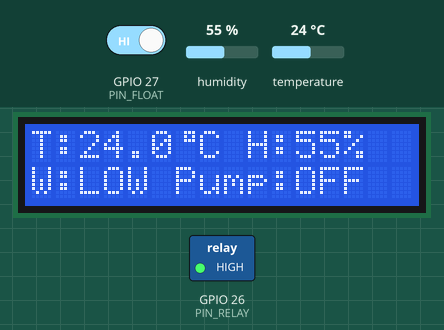
Recording of a sketch running on a simulated ESP32. Shown: 16×2 character LCD, switched loads named in the sketch (green lamp = pin HIGH). Inputs (shaded band) come from the test bench; at power-on: GPIO 27 (PIN_FLOAT) HIGH, humidity 55 %, temperature 24 °C. WiFi joins after 1.5 s; servers stay silent unless stated; uploads are accepted with an empty reply; what the sketch prints to the serial monitor is not drawn.

Above: at 3.1 s.
3.2 s: GPIO 27 (PIN_FLOAT) driven LOW
At 4.7 s:
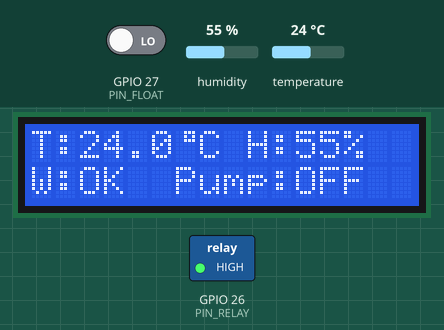
5.0 s: humidity set to 22 %
At 7.6 s:
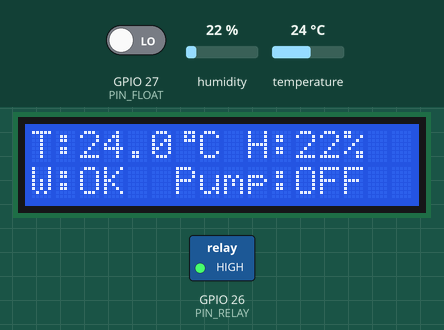
8.7 s: temperature set to 12 °C
At 12.6 s:
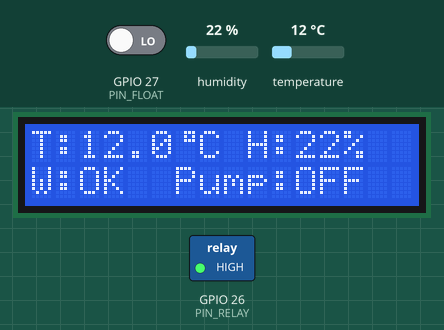
13.7 s: GPIO 27 (PIN_FLOAT) driven HIGH
At 14.9 s:
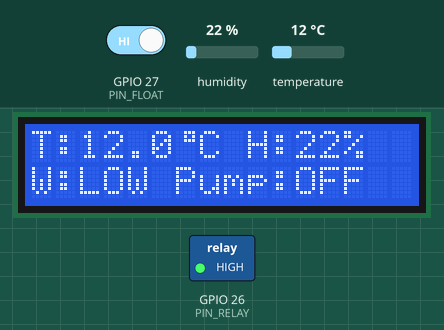
15.7 s: humidity set to 40 %
At 18.2 s:
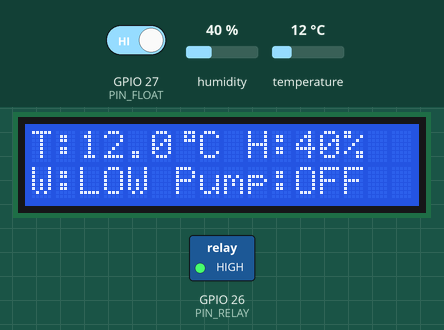
18.7 s: temperature set to 19 °C
At 23.3 s:
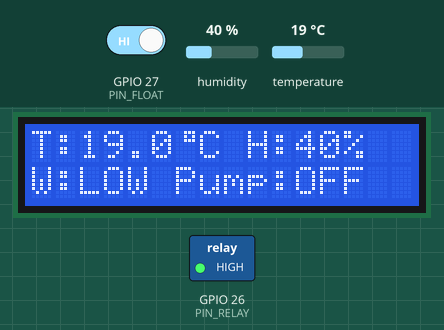
Timing chart, 0 to 24.7 s (numbered marks = the images above; inputs shaded):
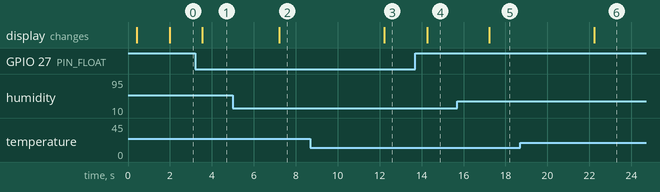

Measured:
- after the input at 3.2 s, the display: changes after 0.35 s (image 1)
- after the input at 5.0 s, the display: changes after 2.2 s (image 2)
- after the input at 8.7 s, the display: changes after 3.5 s (image 3)
- after the input at 13.7 s, the display: changes after 0.57 s (image 4)
- after the input at 15.7 s, the display: changes after 1.5 s (image 5)
- after the input at 18.7 s, the display: changes after 3.5 s (image 6)

The sketch:

HydroSense.ino
```cpp
#include <WiFi.h>
#include <WiFiClientSecure.h>
#include <HTTPClient.h>
#include <ArduinoJson.h>
#include <DHT.h>
#include <Wire.h>
#include <LiquidCrystal_I2C.h>

const char* WIFI_SSID        = "HydroSense";
const char* WIFI_PASSWORD    = "12345678";
const char* API_ENDPOINT_URL = "https://hydrosense-five.vercel.app/api/hydrosense";
const char* API_KEY          = "";
const unsigned long INTERVAL_MS = 5000;

const bool FAKE_DHT     = false;
const bool SOIL_ENABLED = false;

const int SOIL_RAW_DRY = 3500;
const int SOIL_RAW_WET = 1500;

const uint8_t PIN_SOIL  = 34;
const int8_t  PIN_SOIL_POWER = -1;
const uint8_t PIN_DHT   = 4;
const uint8_t PIN_FLOAT = 27;
const uint8_t PIN_RELAY = 26;
const uint8_t PIN_SDA   = 21;
const uint8_t PIN_SCL   = 22;

const bool RELAY_ACTIVE_LOW            = true;
const bool FLOAT_CLOSED_MEANS_WATER_OK = true;

const uint8_t       LCD_ADDR            = 0x27;
const unsigned long HTTP_TIMEOUT_MS     = 4000;
const unsigned long FAILSAFE_TIMEOUT_MS = 30000;
const unsigned long WIFI_RETRY_MS       = 10000;
const unsigned long FLOAT_DEBOUNCE_MS   = 200;

#define DHT_TYPE DHT22
DHT dht(PIN_DHT, DHT_TYPE);
LiquidCrystal_I2C lcd(LCD_ADDR, 16, 2);

byte degreeChar[8] = {0x07, 0x05, 0x07, 0x00, 0x00, 0x00, 0x00, 0x00};

float temperature = NAN;
float humidity    = NAN;
float soilPct     = NAN;
bool  waterOk     = false;
bool  pumpOn      = false;

bool          floatRaw        = false;
unsigned long floatChangedAt  = 0;

unsigned long lastSendAt       = 0;
unsigned long lastWifiTryAt    = 0;
unsigned long lastServerOkAt   = 0;
bool          everServerOk     = false;

void writeRelay(bool on) {
  bool level = RELAY_ACTIVE_LOW ? !on : on;
  digitalWrite(PIN_RELAY, level ? HIGH : LOW);
}

void setPump(bool wantOn) {
  if (wantOn && !waterOk) {
    Serial.println("[PUMP] ปฏิเสธคำสั่งเปิด: น้ำหมด (Dry-run Protection)");
    wantOn = false;
  }
  if (wantOn != pumpOn) {
    Serial.printf("[PUMP] %s\n", wantOn ? "ON" : "OFF");
  }
  pumpOn = wantOn;
  writeRelay(pumpOn);
}

bool readDHT() {
  if (FAKE_DHT) {
    temperature = 28.0f + 1.5f * sinf(millis() / 30000.0f);
    humidity = 70.0f;
    Serial.println("[DHT] FAKE_DHT เปิดอยู่: ใช้ค่าจำลอง ไม่ใช่ค่าจริง");
    return true;
  }
  float t = dht.readTemperature();
  float h = dht.readHumidity();
  if (isnan(t) || isnan(h)) {
    Serial.println("[DHT] อ่านค่าไม่สำเร็จ");
    return false;
  }
  temperature = t;
  humidity = h;
  return true;
}

void readSoil() {
  if (!SOIL_ENABLED) { soilPct = NAN; return; }
  if (PIN_SOIL_POWER >= 0) { digitalWrite(PIN_SOIL_POWER, HIGH); delay(30); }
  long sum = 0;
  for (int i = 0; i < 10; i++) { sum += analogRead(PIN_SOIL); delay(5); }
  if (PIN_SOIL_POWER >= 0) digitalWrite(PIN_SOIL_POWER, LOW);

  int raw = (int)(sum / 10);
  float pct = (float)(raw - SOIL_RAW_DRY) * 100.0f / (float)(SOIL_RAW_WET - SOIL_RAW_DRY);
  soilPct = constrain(pct, 0.0f, 100.0f);
  Serial.printf("[SOIL] raw=%d -> %.0f%%\n", raw, soilPct);
}

bool readWaterRaw() {
  bool closed = (digitalRead(PIN_FLOAT) == LOW);
  return FLOAT_CLOSED_MEANS_WATER_OK ? closed : !closed;
}

void updateWater() {
  bool raw = readWaterRaw();
  unsigned long now = millis();
  if (raw != floatRaw) {
    floatRaw = raw;
    floatChangedAt = now;
  }
  if (floatRaw != waterOk && (now - floatChangedAt) >= FLOAT_DEBOUNCE_MS) {
    waterOk = floatRaw;
    Serial.printf("[WATER] %s\n", waterOk ? "OK" : "LOW");
    if (!waterOk && pumpOn) {
      Serial.println("[PUMP] น้ำหมด -> ตัดปั๊มทันที");
      setPump(false);
    }
  }
}

void updateLCD() {
  char l1[17], l2[17];
  if (isnan(temperature)) {
    snprintf(l1, sizeof(l1), "T:--.-  H:--%%   ");
    l1[16] = 0;
  } else if (SOIL_ENABLED) {

    if (isnan(soilPct)) snprintf(l1, sizeof(l1), "%.0f\x01 H%.0f%% S--%%", temperature, humidity);
    else                snprintf(l1, sizeof(l1), "%.0f\x01 H%.0f%% S%.0f%%", temperature, humidity, soilPct);
  } else {
    snprintf(l1, sizeof(l1), "T:%.1f\x01" "C H:%.0f%%", temperature, humidity);
  }
  snprintf(l2, sizeof(l2), "W:%-3s Pump:%-3s", waterOk ? "OK" : "LOW", pumpOn ? "ON" : "OFF");

  lcd.setCursor(0, 0); lcd.print(String(l1) + "                ");
  lcd.setCursor(0, 1); lcd.print(String(l2) + "                ");
}

void lcdMessage(const char* a, const char* b = "") {
  lcd.clear();
  lcd.setCursor(0, 0); lcd.print(a);
  lcd.setCursor(0, 1); lcd.print(b);
}

void connectWiFi() {
  Serial.printf("[WiFi] เชื่อมต่อ %s ...\n", WIFI_SSID);
  lcdMessage("WiFi connecting", WIFI_SSID);
  WiFi.mode(WIFI_STA);
  WiFi.setAutoReconnect(true);
  WiFi.begin(WIFI_SSID, WIFI_PASSWORD);
  unsigned long start = millis();
  while (WiFi.status() != WL_CONNECTED && millis() - start < 15000) {
    updateWater();
    delay(100);
  }
  if (WiFi.status() == WL_CONNECTED) {
    Serial.printf("[WiFi] เชื่อมต่อแล้ว IP=%s RSSI=%d\n",
                  WiFi.localIP().toString().c_str(), WiFi.RSSI());
  } else {
    Serial.println("[WiFi] ยังเชื่อมต่อไม่ได้ จะลองใหม่");
  }
}

void ensureWiFi() {
  if (WiFi.status() == WL_CONNECTED) return;
  unsigned long now = millis();
  if (now - lastWifiTryAt >= WIFI_RETRY_MS) {
    lastWifiTryAt = now;
    Serial.println("[WiFi] สัญญาณหลุด กำลังเชื่อมต่อใหม่...");
    WiFi.disconnect();
    WiFi.begin(WIFI_SSID, WIFI_PASSWORD);
  }
}

bool postAndGetCommand() {
  if (WiFi.status() != WL_CONNECTED) return false;

  JsonDocument doc;
  doc["temperature"] = serialized(String(temperature, 1));
  doc["humidity"]    = serialized(String(humidity, 1));
  doc["water_level"] = waterOk;
  if (SOIL_ENABLED && !isnan(soilPct)) doc["soil_moisture"] = serialized(String(soilPct, 1));
  String body;
  serializeJson(doc, body);

  HTTPClient http;
  WiFiClientSecure secure;
  WiFiClient plain;
  bool isHttps = String(API_ENDPOINT_URL).startsWith("https://");
  bool began;
  if (isHttps) {
    secure.setInsecure();
    began = http.begin(secure, API_ENDPOINT_URL);
  } else {
    began = http.begin(plain, API_ENDPOINT_URL);
  }
  if (!began) {
    Serial.println("[HTTP] begin ล้มเหลว (ตรวจ URL)");
    return false;
  }
  http.setTimeout(HTTP_TIMEOUT_MS);
  http.addHeader("Content-Type", "application/json");
  if (API_KEY[0] != '\0') http.addHeader("x-api-key", API_KEY);

  Serial.printf("[HTTP] POST %s\n[HTTP] body: %s\n", API_ENDPOINT_URL, body.c_str());
  int code = http.POST(body);
  if (code <= 0) {
    Serial.printf("[HTTP] error: %s (%d)\n", http.errorToString(code).c_str(), code);
    http.end();
    return false;
  }
  String resp = http.getString();
  http.end();
  Serial.printf("[HTTP] status=%d resp=%s\n", code, resp.c_str());
  if (code < 200 || code >= 300) return false;

  JsonDocument rd;
  if (deserializeJson(rd, resp) || !rd["pump_status"].is<bool>()) {
    Serial.println("[HTTP] response ไม่ใช่ JSON ที่มี pump_status (bool)");
    return false;
  }
  setPump(rd["pump_status"].as<bool>());
  return true;
}

void setup() {

  writeRelay(false);
  pinMode(PIN_RELAY, OUTPUT);
  writeRelay(false);

  pinMode(PIN_FLOAT, INPUT_PULLUP);
  if (PIN_SOIL_POWER >= 0) { pinMode(PIN_SOIL_POWER, OUTPUT); digitalWrite(PIN_SOIL_POWER, LOW); }
  analogSetPinAttenuation(PIN_SOIL, ADC_11db);

  Serial.begin(115200);
  delay(300);
  Serial.println("\n=== HydroSense boot ===");

  Wire.begin(PIN_SDA, PIN_SCL);
  lcd.init();
  lcd.backlight();
  lcd.createChar(1, degreeChar);
  lcdMessage("HydroSense", "Starting...");

  dht.begin();

  floatRaw = readWaterRaw();
  waterOk = floatRaw;
  Serial.printf("[WATER] เริ่มต้น: %s\n", waterOk ? "OK" : "LOW");

  connectWiFi();
  lastSendAt = millis() - INTERVAL_MS;
  readDHT();
  readSoil();
  updateLCD();
}

void loop() {
  updateWater();
  ensureWiFi();

  unsigned long now = millis();
  if (now - lastSendAt >= INTERVAL_MS) {
    lastSendAt = now;
    readSoil();
    if (readDHT()) {
      if (postAndGetCommand()) {
        lastServerOkAt = now;
        everServerOk = true;
      }
    }
  }

  if (pumpOn) {
    unsigned long ref = everServerOk ? lastServerOkAt : 0;
    if (now - ref > FAILSAFE_TIMEOUT_MS) {
      Serial.println("[PUMP] ไม่ได้รับคำตอบจากเซิร์ฟเวอร์นาน -> ปิดปั๊ม (fail-safe)");
      setPump(false);
    }
  }

  static unsigned long lastLcd = 0;
  if (now - lastLcd >= 500) {
    lastLcd = now;
    updateLCD();
  }
}
```
